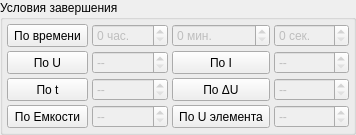
         <widget class="QGroupBox" name="stage_finish">
          <property name="sizePolicy">
           <sizepolicy hsizetype="Preferred" vsizetype="Maximum">
            <horstretch>0</horstretch>
            <verstretch>0</verstretch>
           </sizepolicy>
          </property>
          <property name="title">
           <string>Условия завершения</string>
          </property>
          <layout class="QGridLayout" name="gridLayout_5">
           <property name="leftMargin">
            <number>4</number>
           </property>
           <property name="topMargin">
            <number>4</number>
           </property>
           <property name="rightMargin">
            <number>4</number>
           </property>
           <property name="bottomMargin">
            <number>4</number>
           </property>
           <property name="spacing">
            <number>4</number>
           </property>
           <item row="3" column="1">
            <widget class="QDoubleSpinBox" name="sbFinishCapacity">
             <property name="enabled">
              <bool>false</bool>
             </property>
             <property name="sizePolicy">
              <sizepolicy hsizetype="Preferred" vsizetype="Maximum">
               <horstretch>0</horstretch>
               <verstretch>0</verstretch>
              </sizepolicy>
             </property>
             <property name="specialValueText">
              <string>--</string>
             </property>
             <property name="suffix">
              <string> В</string>
             </property>
             <property name="decimals">
              <number>2</number>
             </property>
             <property name="maximum">
              <double>999.000000000000000</double>
             </property>
             <property name="singleStep">
              <double>0.100000000000000</double>
             </property>
            </widget>
           </item>
           <item row="1" column="1">
            <widget class="QDoubleSpinBox" name="sbFinishVoltage">
             <property name="enabled">
              <bool>false</bool>
             </property>
             <property name="sizePolicy">
              <sizepolicy hsizetype="Preferred" vsizetype="Maximum">
               <horstretch>0</horstretch>
               <verstretch>0</verstretch>
              </sizepolicy>
             </property>
             <property name="specialValueText">
              <string>--</string>
             </property>
             <property name="suffix">
              <string> В</string>
             </property>
             <property name="decimals">
              <number>2</number>
             </property>
             <property name="maximum">
              <double>999.000000000000000</double>
             </property>
             <property name="singleStep">
              <double>0.100000000000000</double>
             </property>
            </widget>
           </item>
           <item row="2" column="3">
            <widget class="QDoubleSpinBox" name="sbFinishDeltaVoltage">
             <property name="enabled">
              <bool>false</bool>
             </property>
             <property name="sizePolicy">
              <sizepolicy hsizetype="Preferred" vsizetype="Maximum">
               <horstretch>0</horstretch>
               <verstretch>0</verstretch>
              </sizepolicy>
             </property>
             <property name="specialValueText">
              <string>--</string>
             </property>
             <property name="suffix">
              <string> В</string>
             </property>
             <property name="decimals">
              <number>2</number>
             </property>
             <property name="maximum">
              <double>999.000000000000000</double>
             </property>
             <property name="singleStep">
              <double>0.100000000000000</double>
             </property>
            </widget>
           </item>
           <item row="3" column="3">
            <widget class="QDoubleSpinBox" name="sbFinishCellVoltage">
             <property name="enabled">
              <bool>false</bool>
             </property>
             <property name="sizePolicy">
              <sizepolicy hsizetype="Preferred" vsizetype="Maximum">
               <horstretch>0</horstretch>
               <verstretch>0</verstretch>
              </sizepolicy>
             </property>
             <property name="specialValueText">
              <string>--</string>
             </property>
             <property name="suffix">
              <string> В</string>
             </property>
             <property name="decimals">
              <number>2</number>
             </property>
             <property name="maximum">
              <double>999.000000000000000</double>
             </property>
             <property name="singleStep">
              <double>0.100000000000000</double>
             </property>
            </widget>
           </item>
           <item row="1" column="3">
            <widget class="QDoubleSpinBox" name="sbFinishCurrent">
             <property name="enabled">
              <bool>false</bool>
             </property>
             <property name="sizePolicy">
              <sizepolicy hsizetype="Preferred" vsizetype="Maximum">
               <horstretch>0</horstretch>
               <verstretch>0</verstretch>
              </sizepolicy>
             </property>
             <property name="specialValueText">
              <string>--</string>
             </property>
             <property name="suffix">
              <string> A</string>
             </property>
             <property name="decimals">
              <number>2</number>
             </property>
             <property name="maximum">
              <double>999.000000000000000</double>
             </property>
             <property name="singleStep">
              <double>0.100000000000000</double>
             </property>
            </widget>
           </item>
           <item row="2" column="1">
            <widget class="QDoubleSpinBox" name="sbFinishTemperature">
             <property name="enabled">
              <bool>false</bool>
             </property>
             <property name="sizePolicy">
              <sizepolicy hsizetype="Preferred" vsizetype="Maximum">
               <horstretch>0</horstretch>
               <verstretch>0</verstretch>
              </sizepolicy>
             </property>
             <property name="specialValueText">
              <string>--</string>
             </property>
             <property name="suffix">
              <string> C</string>
             </property>
             <property name="decimals">
              <number>2</number>
             </property>
             <property name="maximum">
              <double>999.000000000000000</double>
             </property>
             <property name="singleStep">
              <double>0.100000000000000</double>
             </property>
            </widget>
           </item>
           <item row="0" column="1">
            <widget class="QSpinBox" name="sbFinishHour">
             <property name="enabled">
              <bool>false</bool>
             </property>
             <property name="sizePolicy">
              <sizepolicy hsizetype="Preferred" vsizetype="Maximum">
               <horstretch>0</horstretch>
               <verstretch>0</verstretch>
              </sizepolicy>
             </property>
             <property name="suffix">
              <string> час.</string>
             </property>
             <property name="displayIntegerBase">
              <number>10</number>
             </property>
            </widget>
           </item>
           <item row="0" column="2">
            <widget class="QSpinBox" name="sbFinishMinuts">
             <property name="enabled">
              <bool>false</bool>
             </property>
             <property name="sizePolicy">
              <sizepolicy hsizetype="Preferred" vsizetype="Maximum">
               <horstretch>0</horstretch>
               <verstretch>0</verstretch>
              </sizepolicy>
             </property>
             <property name="suffix">
              <string> мин.</string>
             </property>
             <property name="maximum">
              <number>60</number>
             </property>
            </widget>
           </item>
           <item row="0" column="3">
            <widget class="QSpinBox" name="sbFinishSecunds">
             <property name="enabled">
              <bool>false</bool>
             </property>
             <property name="sizePolicy">
              <sizepolicy hsizetype="Preferred" vsizetype="Maximum">
               <horstretch>0</horstretch>
               <verstretch>0</verstretch>
              </sizepolicy>
             </property>
             <property name="suffix">
              <string> сек.</string>
             </property>
             <property name="maximum">
              <number>60</number>
             </property>
            </widget>
           </item>
           <item row="0" column="0">
            <widget class="QToolButton" name="cbFinishTime">
             <property name="sizePolicy">
              <sizepolicy hsizetype="Preferred" vsizetype="Preferred">
               <horstretch>0</horstretch>
               <verstretch>0</verstretch>
              </sizepolicy>
             </property>
             <property name="text">
              <string>По времени</string>
             </property>
             <property name="icon">
              <iconset resource="../powermon.qrc">
               <normaloff>:/icons/icons/checkbox_unchecked_disabled.png</normaloff>
               <normalon>:/icons/icons/checkbox_checked.png</normalon>
               <activeoff>:/icons/icons/checkbox_unchecked_focus.png</activeoff>
               <activeon>:/icons/icons/checkbox_checked_focus.png</activeon>:/icons/icons/checkbox_unchecked_disabled.png</iconset>
             </property>
             <property name="iconSize">
              <size>
               <width>24</width>
               <height>24</height>
              </size>
             </property>
             <property name="checkable">
              <bool>true</bool>
             </property>
             <property name="toolButtonStyle">
              <enum>Qt::ToolButtonTextBesideIcon</enum>
             </property>
            </widget>
           </item>
           <item row="1" column="0">
            <widget class="QToolButton" name="cbFinishVoltage">
             <property name="sizePolicy">
              <sizepolicy hsizetype="Preferred" vsizetype="Preferred">
               <horstretch>0</horstretch>
               <verstretch>0</verstretch>
              </sizepolicy>
             </property>
             <property name="text">
              <string>По U</string>
             </property>
             <property name="icon">
              <iconset resource="../powermon.qrc">
               <normaloff>:/icons/icons/checkbox_unchecked_disabled.png</normaloff>
               <normalon>:/icons/icons/checkbox_checked.png</normalon>
               <activeoff>:/icons/icons/checkbox_unchecked_focus.png</activeoff>
               <activeon>:/icons/icons/checkbox_checked_focus.png</activeon>:/icons/icons/checkbox_unchecked_disabled.png</iconset>
             </property>
             <property name="iconSize">
              <size>
               <width>24</width>
               <height>24</height>
              </size>
             </property>
             <property name="checkable">
              <bool>true</bool>
             </property>
             <property name="toolButtonStyle">
              <enum>Qt::ToolButtonTextBesideIcon</enum>
             </property>
            </widget>
           </item>
           <item row="2" column="0">
            <widget class="QToolButton" name="cbFinishTemperature">
             <property name="sizePolicy">
              <sizepolicy hsizetype="Preferred" vsizetype="Preferred">
               <horstretch>0</horstretch>
               <verstretch>0</verstretch>
              </sizepolicy>
             </property>
             <property name="text">
              <string>По t</string>
             </property>
             <property name="icon">
              <iconset resource="../powermon.qrc">
               <normaloff>:/icons/icons/checkbox_unchecked_disabled.png</normaloff>
               <normalon>:/icons/icons/checkbox_checked.png</normalon>
               <activeoff>:/icons/icons/checkbox_unchecked_focus.png</activeoff>
               <activeon>:/icons/icons/checkbox_checked_focus.png</activeon>:/icons/icons/checkbox_unchecked_disabled.png</iconset>
             </property>
             <property name="iconSize">
              <size>
               <width>24</width>
               <height>24</height>
              </size>
             </property>
             <property name="checkable">
              <bool>true</bool>
             </property>
             <property name="toolButtonStyle">
              <enum>Qt::ToolButtonTextBesideIcon</enum>
             </property>
            </widget>
           </item>
           <item row="3" column="0">
            <widget class="QToolButton" name="cbFinishCapacity">
             <property name="sizePolicy">
              <sizepolicy hsizetype="Preferred" vsizetype="Preferred">
               <horstretch>0</horstretch>
               <verstretch>0</verstretch>
              </sizepolicy>
             </property>
             <property name="text">
              <string>По Емкости</string>
             </property>
             <property name="icon">
              <iconset resource="../powermon.qrc">
               <normaloff>:/icons/icons/checkbox_unchecked_disabled.png</normaloff>
               <normalon>:/icons/icons/checkbox_checked.png</normalon>
               <activeoff>:/icons/icons/checkbox_unchecked_focus.png</activeoff>
               <activeon>:/icons/icons/checkbox_checked_focus.png</activeon>:/icons/icons/checkbox_unchecked_disabled.png</iconset>
             </property>
             <property name="iconSize">
              <size>
               <width>24</width>
               <height>24</height>
              </size>
             </property>
             <property name="checkable">
              <bool>true</bool>
             </property>
             <property name="toolButtonStyle">
              <enum>Qt::ToolButtonTextBesideIcon</enum>
             </property>
            </widget>
           </item>
           <item row="1" column="2">
            <widget class="QToolButton" name="cbFinishCurrent">
             <property name="sizePolicy">
              <sizepolicy hsizetype="Preferred" vsizetype="Preferred">
               <horstretch>0</horstretch>
               <verstretch>0</verstretch>
              </sizepolicy>
             </property>
             <property name="text">
              <string>По I</string>
             </property>
             <property name="icon">
              <iconset resource="../powermon.qrc">
               <normaloff>:/icons/icons/checkbox_unchecked_disabled.png</normaloff>
               <normalon>:/icons/icons/checkbox_checked.png</normalon>
               <activeoff>:/icons/icons/checkbox_unchecked_focus.png</activeoff>
               <activeon>:/icons/icons/checkbox_checked_focus.png</activeon>:/icons/icons/checkbox_unchecked_disabled.png</iconset>
             </property>
             <property name="iconSize">
              <size>
               <width>24</width>
               <height>24</height>
              </size>
             </property>
             <property name="checkable">
              <bool>true</bool>
             </property>
             <property name="checked">
              <bool>false</bool>
             </property>
             <property name="toolButtonStyle">
              <enum>Qt::ToolButtonTextBesideIcon</enum>
             </property>
            </widget>
           </item>
           <item row="2" column="2">
            <widget class="QToolButton" name="cbFinishDeltaVoltage">
             <property name="sizePolicy">
              <sizepolicy hsizetype="Preferred" vsizetype="Preferred">
               <horstretch>0</horstretch>
               <verstretch>0</verstretch>
              </sizepolicy>
             </property>
             <property name="text">
              <string>По ΔU</string>
             </property>
             <property name="icon">
              <iconset resource="../powermon.qrc">
               <normaloff>:/icons/icons/checkbox_unchecked_disabled.png</normaloff>
               <normalon>:/icons/icons/checkbox_checked.png</normalon>
               <activeoff>:/icons/icons/checkbox_unchecked_focus.png</activeoff>
               <activeon>:/icons/icons/checkbox_checked_focus.png</activeon>:/icons/icons/checkbox_unchecked_disabled.png</iconset>
             </property>
             <property name="iconSize">
              <size>
               <width>24</width>
               <height>24</height>
              </size>
             </property>
             <property name="checkable">
              <bool>true</bool>
             </property>
             <property name="toolButtonStyle">
              <enum>Qt::ToolButtonTextBesideIcon</enum>
             </property>
            </widget>
           </item>
           <item row="3" column="2">
            <widget class="QToolButton" name="cbFinishCellVoltage">
             <property name="sizePolicy">
              <sizepolicy hsizetype="Preferred" vsizetype="Preferred">
               <horstretch>0</horstretch>
               <verstretch>0</verstretch>
              </sizepolicy>
             </property>
             <property name="text">
              <string>По U элемента</string>
             </property>
             <property name="icon">
              <iconset resource="../powermon.qrc">
               <normaloff>:/icons/icons/checkbox_unchecked_disabled.png</normaloff>
               <normalon>:/icons/icons/checkbox_checked.png</normalon>
               <activeoff>:/icons/icons/checkbox_unchecked_focus.png</activeoff>
               <activeon>:/icons/icons/checkbox_checked_focus.png</activeon>:/icons/icons/checkbox_unchecked_disabled.png</iconset>
             </property>
             <property name="iconSize">
              <size>
               <width>24</width>
               <height>24</height>
              </size>
             </property>
             <property name="checkable">
              <bool>true</bool>
             </property>
             <property name="toolButtonStyle">
              <enum>Qt::ToolButtonTextBesideIcon</enum>
             </property>
            </widget>
           </item>
          </layout>
         </widget>
